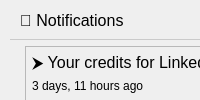
       <widget class="QWidget" name="notice" native="true">
        <property name="styleSheet">
         <string notr="true">#notice{background:white; margin-left:10px; border:1px solid #E1E1E1;border-radius:10px}
#notice_head{border-bottom:1px solid #CACACA; margin-left:10px;}</string>
        </property>
        <layout class="QVBoxLayout" name="verticalLayout">
         <property name="leftMargin">
          <number>0</number>
         </property>
         <property name="topMargin">
          <number>0</number>
         </property>
         <property name="rightMargin">
          <number>0</number>
         </property>
         <property name="bottomMargin">
          <number>0</number>
         </property>
         <item>
          <widget class="QWidget" name="notice_head" native="true">
           <property name="minimumSize">
            <size>
             <width>0</width>
             <height>40</height>
            </size>
           </property>
           <property name="maximumSize">
            <size>
             <width>16777215</width>
             <height>40</height>
            </size>
           </property>
           <layout class="QGridLayout" name="gridLayout_6">
            <property name="leftMargin">
             <number>20</number>
            </property>
            <property name="topMargin">
             <number>0</number>
            </property>
            <property name="rightMargin">
             <number>0</number>
            </property>
            <property name="bottomMargin">
             <number>0</number>
            </property>
            <property name="spacing">
             <number>0</number>
            </property>
            <item row="0" column="0">
             <widget class="QLabel" name="label_10">
              <property name="font">
               <font>
                <pointsize>12</pointsize>
               </font>
              </property>
              <property name="text">
               <string>🔔 Notifications</string>
              </property>
             </widget>
            </item>
           </layout>
          </widget>
         </item>
         <item>
          <widget class="QWidget" name="widget_7" native="true">
           <property name="styleSheet">
            <string notr="true"/>
           </property>
           <widget class="QFrame" name="notice_1">
            <property name="geometry">
             <rect>
              <x>25</x>
              <y>0</y>
              <width>551</width>
              <height>55</height>
             </rect>
            </property>
            <property name="minimumSize">
             <size>
              <width>0</width>
              <height>55</height>
             </size>
            </property>
            <property name="maximumSize">
             <size>
              <width>16777215</width>
              <height>55</height>
             </size>
            </property>
            <property name="frameShape">
             <enum>QFrame::StyledPanel</enum>
            </property>
            <property name="frameShadow">
             <enum>QFrame::Raised</enum>
            </property>
            <layout class="QVBoxLayout" name="verticalLayout_15">
             <property name="spacing">
              <number>6</number>
             </property>
             <property name="leftMargin">
              <number>6</number>
             </property>
             <property name="topMargin">
              <number>6</number>
             </property>
             <property name="rightMargin">
              <number>6</number>
             </property>
             <property name="bottomMargin">
              <number>6</number>
             </property>
             <item>
              <widget class="QLabel" name="notice_leb_1">
               <property name="font">
                <font>
                 <pointsize>12</pointsize>
                </font>
               </property>
               <property name="text">
                <string>⮞ Your credits for Linkedin Job Apply have been reset.</string>
               </property>
              </widget>
             </item>
             <item>
              <widget class="QLabel" name="notice_time_1">
               <property name="font">
                <font>
                 <pointsize>9</pointsize>
                </font>
               </property>
               <property name="text">
                <string>3 days, 11 hours ago</string>
               </property>
              </widget>
             </item>
            </layout>
           </widget>
           <widget class="QFrame" name="notice_2">
            <property name="geometry">
             <rect>
              <x>25</x>
              <y>62</y>
              <width>551</width>
              <height>55</height>
             </rect>
            </property>
            <property name="minimumSize">
             <size>
              <width>0</width>
              <height>55</height>
             </size>
            </property>
            <property name="maximumSize">
             <size>
              <width>16777215</width>
              <height>55</height>
             </size>
            </property>
            <property name="frameShape">
             <enum>QFrame::StyledPanel</enum>
            </property>
            <property name="frameShadow">
             <enum>QFrame::Raised</enum>
            </property>
            <layout class="QVBoxLayout" name="verticalLayout_14">
             <property name="leftMargin">
              <number>6</number>
             </property>
             <property name="topMargin">
              <number>6</number>
             </property>
             <property name="rightMargin">
              <number>6</number>
             </property>
             <property name="bottomMargin">
              <number>6</number>
             </property>
             <item>
              <widget class="QLabel" name="notice_leb_2">
               <property name="font">
                <font>
                 <pointsize>12</pointsize>
                </font>
               </property>
               <property name="text">
                <string>⮞ Your credits for Linkedin Job Apply have been reset.</string>
               </property>
              </widget>
             </item>
             <item>
              <widget class="QLabel" name="notice_time_2">
               <property name="font">
                <font>
                 <pointsize>9</pointsize>
                </font>
               </property>
               <property name="text">
                <string>3 days, 11 hours ago</string>
               </property>
              </widget>
             </item>
            </layout>
           </widget>
           <widget class="QFrame" name="notice_3">
            <property name="geometry">
             <rect>
              <x>25</x>
              <y>124</y>
              <width>551</width>
              <height>55</height>
             </rect>
            </property>
            <property name="maximumSize">
             <size>
              <width>16777215</width>
              <height>55</height>
             </size>
            </property>
            <property name="frameShape">
             <enum>QFrame::StyledPanel</enum>
            </property>
            <property name="frameShadow">
             <enum>QFrame::Raised</enum>
            </property>
            <layout class="QVBoxLayout" name="verticalLayout_13">
             <property name="leftMargin">
              <number>6</number>
             </property>
             <property name="topMargin">
              <number>6</number>
             </property>
             <property name="rightMargin">
              <number>6</number>
             </property>
             <property name="bottomMargin">
              <number>6</number>
             </property>
             <item>
              <widget class="QLabel" name="notice_leb_3">
               <property name="font">
                <font>
                 <pointsize>12</pointsize>
                </font>
               </property>
               <property name="text">
                <string>⮞ Your credits for Linkedin Job Apply have been reset.</string>
               </property>
              </widget>
             </item>
             <item>
              <widget class="QLabel" name="notice_time_3">
               <property name="font">
                <font>
                 <pointsize>9</pointsize>
                </font>
               </property>
               <property name="text">
                <string>3 days, 11 hours ago</string>
               </property>
              </widget>
             </item>
            </layout>
           </widget>
           <widget class="QFrame" name="notice_4">
            <property name="geometry">
             <rect>
              <x>25</x>
              <y>185</y>
              <width>551</width>
              <height>55</height>
             </rect>
            </property>
            <property name="maximumSize">
             <size>
              <width>16777215</width>
              <height>55</height>
             </size>
            </property>
            <property name="frameShape">
             <enum>QFrame::StyledPanel</enum>
            </property>
            <property name="frameShadow">
             <enum>QFrame::Raised</enum>
            </property>
            <layout class="QVBoxLayout" name="verticalLayout_12">
             <property name="leftMargin">
              <number>6</number>
             </property>
             <property name="topMargin">
              <number>6</number>
             </property>
             <property name="rightMargin">
              <number>6</number>
             </property>
             <property name="bottomMargin">
              <number>6</number>
             </property>
             <item>
              <widget class="QLabel" name="notice_leb_4">
               <property name="font">
                <font>
                 <pointsize>12</pointsize>
                </font>
               </property>
               <property name="text">
                <string>⮞ Your credits for Linkedin Job Apply have been reset.</string>
               </property>
              </widget>
             </item>
             <item>
              <widget class="QLabel" name="notice_time_4">
               <property name="font">
                <font>
                 <pointsize>9</pointsize>
                </font>
               </property>
               <property name="text">
                <string>3 days, 11 hours ago</string>
               </property>
              </widget>
             </item>
            </layout>
           </widget>
           <widget class="QFrame" name="notice_5">
            <property name="geometry">
             <rect>
              <x>25</x>
              <y>247</y>
              <width>551</width>
              <height>55</height>
             </rect>
            </property>
            <property name="maximumSize">
             <size>
              <width>16777215</width>
              <height>55</height>
             </size>
            </property>
            <property name="frameShape">
             <enum>QFrame::StyledPanel</enum>
            </property>
            <property name="frameShadow">
             <enum>QFrame::Raised</enum>
            </property>
            <layout class="QVBoxLayout" name="verticalLayout_11">
             <property name="leftMargin">
              <number>6</number>
             </property>
             <property name="topMargin">
              <number>6</number>
             </property>
             <property name="rightMargin">
              <number>6</number>
             </property>
             <property name="bottomMargin">
              <number>6</number>
             </property>
             <item>
              <widget class="QLabel" name="notice_leb_5">
               <property name="font">
                <font>
                 <pointsize>12</pointsize>
                </font>
               </property>
               <property name="text">
                <string>⮞ Your credits for Linkedin Job Apply have been reset.</string>
               </property>
              </widget>
             </item>
             <item>
              <widget class="QLabel" name="notice_time_5">
               <property name="font">
                <font>
                 <pointsize>9</pointsize>
                </font>
               </property>
               <property name="text">
                <string>3 days, 11 hours ago</string>
               </property>
              </widget>
             </item>
            </layout>
           </widget>
           <widget class="QFrame" name="notice_6">
            <property name="geometry">
             <rect>
              <x>25</x>
              <y>309</y>
              <width>551</width>
              <height>55</height>
             </rect>
            </property>
            <property name="maximumSize">
             <size>
              <width>16777215</width>
              <height>55</height>
             </size>
            </property>
            <property name="frameShape">
             <enum>QFrame::StyledPanel</enum>
            </property>
            <property name="frameShadow">
             <enum>QFrame::Raised</enum>
            </property>
            <layout class="QVBoxLayout" name="verticalLayout_10">
             <property name="leftMargin">
              <number>6</number>
             </property>
             <property name="topMargin">
              <number>6</number>
             </property>
             <property name="rightMargin">
              <number>6</number>
             </property>
             <property name="bottomMargin">
              <number>6</number>
             </property>
             <item>
              <widget class="QLabel" name="notice_leb_6">
               <property name="font">
                <font>
                 <pointsize>12</pointsize>
                </font>
               </property>
               <property name="text">
                <string>⮞ Your credits for Linkedin Job Apply have been reset.</string>
               </property>
              </widget>
             </item>
             <item>
              <widget class="QLabel" name="notice_time_6">
               <property name="font">
                <font>
                 <pointsize>9</pointsize>
                </font>
               </property>
               <property name="text">
                <string>3 days, 11 hours ago</string>
               </property>
              </widget>
             </item>
            </layout>
           </widget>
           <widget class="QFrame" name="notice_7">
            <property name="geometry">
             <rect>
              <x>25</x>
              <y>371</y>
              <width>551</width>
              <height>55</height>
             </rect>
            </property>
            <property name="maximumSize">
             <size>
              <width>16777215</width>
              <height>55</height>
             </size>
            </property>
            <property name="frameShape">
             <enum>QFrame::StyledPanel</enum>
            </property>
            <property name="frameShadow">
             <enum>QFrame::Raised</enum>
            </property>
            <layout class="QVBoxLayout" name="verticalLayout_9">
             <property name="leftMargin">
              <number>6</number>
             </property>
             <property name="topMargin">
              <number>6</number>
             </property>
             <property name="rightMargin">
              <number>6</number>
             </property>
             <property name="bottomMargin">
              <number>6</number>
             </property>
             <item>
              <widget class="QLabel" name="notice_leb_7">
               <property name="font">
                <font>
                 <pointsize>12</pointsize>
                </font>
               </property>
               <property name="text">
                <string>⮞ Your credits for Linkedin Job Apply have been reset.</string>
               </property>
              </widget>
             </item>
             <item>
              <widget class="QLabel" name="notice_time_7">
               <property name="font">
                <font>
                 <pointsize>9</pointsize>
                </font>
               </property>
               <property name="text">
                <string>3 days, 11 hours ago</string>
               </property>
              </widget>
             </item>
            </layout>
           </widget>
           <widget class="QFrame" name="notice_8">
            <property name="geometry">
             <rect>
              <x>25</x>
              <y>432</y>
              <width>551</width>
              <height>55</height>
             </rect>
            </property>
            <property name="maximumSize">
             <size>
              <width>16777215</width>
              <height>55</height>
             </size>
            </property>
            <property name="frameShape">
             <enum>QFrame::StyledPanel</enum>
            </property>
            <property name="frameShadow">
             <enum>QFrame::Raised</enum>
            </property>
            <layout class="QVBoxLayout" name="verticalLayout_8">
             <property name="leftMargin">
              <number>6</number>
             </property>
             <property name="topMargin">
              <number>6</number>
             </property>
             <property name="rightMargin">
              <number>6</number>
             </property>
             <property name="bottomMargin">
              <number>6</number>
             </property>
             <item>
              <widget class="QLabel" name="notice_leb_8">
               <property name="font">
                <font>
                 <pointsize>12</pointsize>
                </font>
               </property>
               <property name="text">
                <string>⮞ Your credits for Linkedin Job Apply have been reset.</string>
               </property>
              </widget>
             </item>
             <item>
              <widget class="QLabel" name="notice_time_8">
               <property name="font">
                <font>
                 <pointsize>9</pointsize>
                </font>
               </property>
               <property name="text">
                <string>3 days, 11 hours ago</string>
               </property>
              </widget>
             </item>
            </layout>
           </widget>
          </widget>
         </item>
        </layout>
       </widget>
